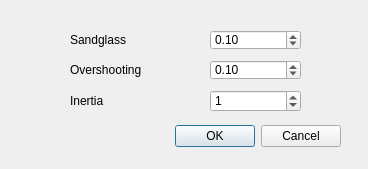
<?xml version="1.0" encoding="UTF-8"?>
<ui version="4.0">
 <class>Dialog_options</class>
 <widget class="QDialog" name="Dialog_options">
  <property name="geometry">
   <rect>
    <x>0</x>
    <y>0</y>
    <width>368</width>
    <height>169</height>
   </rect>
  </property>
  <property name="windowTitle">
   <string>Options</string>
  </property>
  <widget class="QDialogButtonBox" name="buttonBox">
   <property name="geometry">
    <rect>
     <x>160</x>
     <y>120</y>
     <width>181</width>
     <height>32</height>
    </rect>
   </property>
   <property name="orientation">
    <enum>Qt::Horizontal</enum>
   </property>
   <property name="standardButtons">
    <set>QDialogButtonBox::Cancel|QDialogButtonBox::Ok</set>
   </property>
  </widget>
  <widget class="QDoubleSpinBox" name="overshooting_spinbox">
   <property name="geometry">
    <rect>
     <x>210</x>
     <y>60</y>
     <width>91</width>
     <height>20</height>
    </rect>
   </property>
   <property name="decimals">
    <number>2</number>
   </property>
   <property name="maximum">
    <double>100.000000000000000</double>
   </property>
   <property name="singleStep">
    <double>0.010000000000000</double>
   </property>
   <property name="value">
    <double>0.100000000000000</double>
   </property>
  </widget>
  <widget class="QLabel" name="label">
   <property name="geometry">
    <rect>
     <x>70</x>
     <y>60</y>
     <width>81</width>
     <height>20</height>
    </rect>
   </property>
   <property name="text">
    <string>Overshooting</string>
   </property>
  </widget>
  <widget class="QDoubleSpinBox" name="inertia_spinbox">
   <property name="geometry">
    <rect>
     <x>210</x>
     <y>90</y>
     <width>91</width>
     <height>22</height>
    </rect>
   </property>
   <property name="decimals">
    <number>0</number>
   </property>
   <property name="maximum">
    <double>20.000000000000000</double>
   </property>
   <property name="value">
    <double>1.000000000000000</double>
   </property>
  </widget>
  <widget class="QLabel" name="label_2">
   <property name="geometry">
    <rect>
     <x>70</x>
     <y>90</y>
     <width>71</width>
     <height>21</height>
    </rect>
   </property>
   <property name="text">
    <string>Inertia</string>
   </property>
  </widget>
  <widget class="QDoubleSpinBox" name="sandglass_spinbox">
   <property name="geometry">
    <rect>
     <x>210</x>
     <y>30</y>
     <width>91</width>
     <height>20</height>
    </rect>
   </property>
   <property name="decimals">
    <number>2</number>
   </property>
   <property name="maximum">
    <double>0.300000000000000</double>
   </property>
   <property name="singleStep">
    <double>0.010000000000000</double>
   </property>
   <property name="value">
    <double>0.100000000000000</double>
   </property>
  </widget>
  <widget class="QLabel" name="label_3">
   <property name="geometry">
    <rect>
     <x>70</x>
     <y>30</y>
     <width>81</width>
     <height>20</height>
    </rect>
   </property>
   <property name="text">
    <string>Sandglass</string>
   </property>
  </widget>
 </widget>
 <resources/>
 <connections>
  <connection>
   <sender>buttonBox</sender>
   <signal>accepted()</signal>
   <receiver>Dialog_options</receiver>
   <slot>accept()</slot>
   <hints>
    <hint type="sourcelabel">
     <x>248</x>
     <y>254</y>
    </hint>
    <hint type="destinationlabel">
     <x>157</x>
     <y>274</y>
    </hint>
   </hints>
  </connection>
  <connection>
   <sender>buttonBox</sender>
   <signal>rejected()</signal>
   <receiver>Dialog_options</receiver>
   <slot>reject()</slot>
   <hints>
    <hint type="sourcelabel">
     <x>316</x>
     <y>260</y>
    </hint>
    <hint type="destinationlabel">
     <x>286</x>
     <y>274</y>
    </hint>
   </hints>
  </connection>
 </connections>
</ui>
